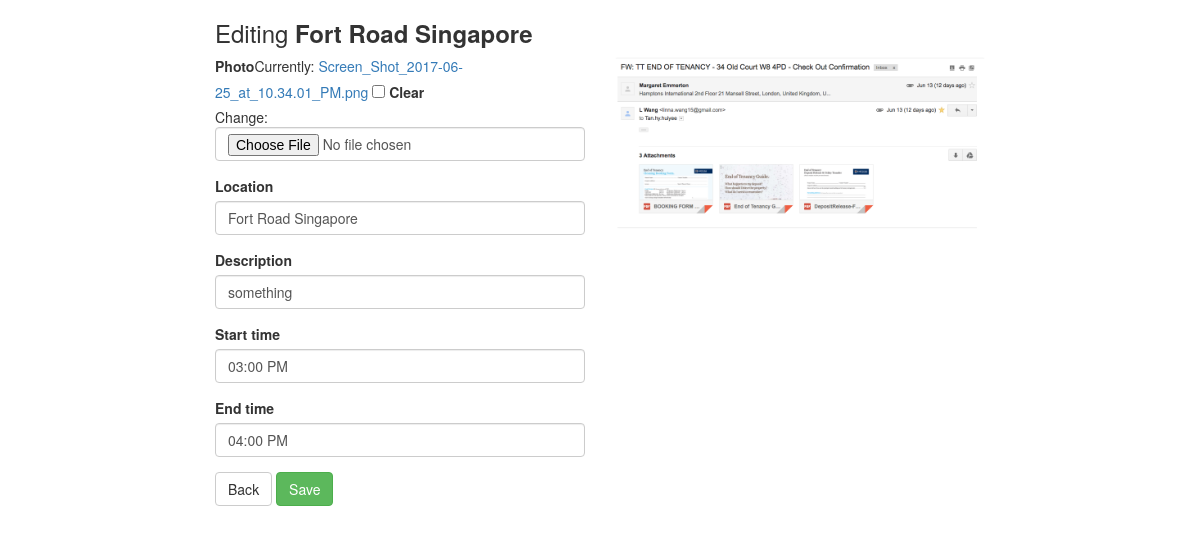
/6/3/edit/ (signed in), run on the app's committed database.
### triplan/models.py (models this page shows, shortened)
class ItinerarySegment(models.Model):
    itinerary = models.ForeignKey(Itinerary)
    location = models.CharField(max_length=200)
    start_time = models.TimeField(default="12:00 PM")
    end_time = models.TimeField(default="1:00 PM")
    description = models.CharField(max_length=400)
    photo = models.ImageField(blank=True)

### triplan/views.py (the view, shortened to what this page needs)
# urls.py: url(r'^(?P<itinerary_pk>[0-9]+)/(?P<pk>[0-9]+)/edit/$', login_required(views.ItinerarySegmentEdit.as_view()),
class ItinerarySegmentEdit(generic.edit.UpdateView):
    template_name = "triplan/itinerarysegment_edit.html"
    model = ItinerarySegment
    fields = ["photo", "location", "description", "start_time", "end_time"]
    widgets = {
        "start_time": forms.TimeInput(format='%H:%M %p'),
        "end_time": forms.TimeInput(format='%H:%M %p'),
    }

### triplan/templates/triplan/itinerarysegment_edit.html (shortened to what this page needs)
{% extends 'triplan/base.html' %}
{% block imports %}
    {% load static %}
    <link rel="stylesheet" type="text/css" href="{% static 'maps.css' %}">
{% endblock imports %}
{% block body %}
{% load bootstrap3 %}
<div class="col-sm-8 col-sm-offset-2">
<h3>Editing <strong>{{ itinerarysegment.location }}</strong></h3>
</div>
<div class="col-sm-4 col-sm-offset-2">
    <form action="" enctype="multipart/form-data" method="post">
        {% for field in form %}
            {% bootstrap_field field layout='horizontal' horizontal_field_class='padding-tb-5 col-md-9' horizontal_label_class='form-label-align col-md-3'%}
        {% endfor %}
        <a href="{% url 'triplan:itinerary_detail' itinerarysegment.itinerary.id %}" class="btn btn-default">Back</a>
        <button class="btn btn-success" type="submit">Save</button>
    </form>
</div>
<div class="col-sm-4">
    {% if itinerarysegment.photo %}
    <img src="{{ itinerarysegment.photo.url }}" class="img img-responsive full-width">
    {% endif %}
</div>
<div id="map" class="col-sm-4"></div>
{% endblock body %}

### triplan/static/custom.css (style rules this page uses)
.img { border-radius: 5px; }

### triplan/static/maps.css (style rules this page uses)
#map { height: 30%; width: 25%; margin-top: 50px; margin-left: 30px; border-radius: 5px; }
html, body { height: 100%; margin: 0; padding: 0; }

### data on the page
ItinerarySegment: location "Fort Road Singapore", location "Fort Road Singapore" "something" "03:00 PM" "04:00 PM", photo (picture)
